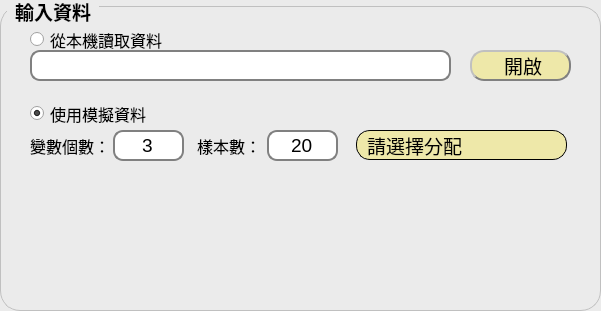
   <widget class="QGroupBox" name="groupBox">
    <property name="geometry">
     <rect>
      <x>10</x>
      <y>10</y>
      <width>601</width>
      <height>311</height>
     </rect>
    </property>
    <property name="palette">
     <palette>
      <active>
       <colorrole role="Button">
        <brush brushstyle="SolidPattern">
         <color alpha="255">
          <red>235</red>
          <green>235</green>
          <blue>235</blue>
         </color>
        </brush>
       </colorrole>
       <colorrole role="Base">
        <brush brushstyle="SolidPattern">
         <color alpha="255">
          <red>235</red>
          <green>235</green>
          <blue>235</blue>
         </color>
        </brush>
       </colorrole>
       <colorrole role="Window">
        <brush brushstyle="SolidPattern">
         <color alpha="255">
          <red>235</red>
          <green>235</green>
          <blue>235</blue>
         </color>
        </brush>
       </colorrole>
      </active>
      <inactive>
       <colorrole role="Button">
        <brush brushstyle="SolidPattern">
         <color alpha="255">
          <red>235</red>
          <green>235</green>
          <blue>235</blue>
         </color>
        </brush>
       </colorrole>
       <colorrole role="Base">
        <brush brushstyle="SolidPattern">
         <color alpha="255">
          <red>235</red>
          <green>235</green>
          <blue>235</blue>
         </color>
        </brush>
       </colorrole>
       <colorrole role="Window">
        <brush brushstyle="SolidPattern">
         <color alpha="255">
          <red>235</red>
          <green>235</green>
          <blue>235</blue>
         </color>
        </brush>
       </colorrole>
      </inactive>
      <disabled>
       <colorrole role="Button">
        <brush brushstyle="SolidPattern">
         <color alpha="255">
          <red>235</red>
          <green>235</green>
          <blue>235</blue>
         </color>
        </brush>
       </colorrole>
       <colorrole role="Base">
        <brush brushstyle="SolidPattern">
         <color alpha="255">
          <red>235</red>
          <green>235</green>
          <blue>235</blue>
         </color>
        </brush>
       </colorrole>
       <colorrole role="Window">
        <brush brushstyle="SolidPattern">
         <color alpha="255">
          <red>235</red>
          <green>235</green>
          <blue>235</blue>
         </color>
        </brush>
       </colorrole>
      </disabled>
     </palette>
    </property>
    <property name="font">
     <font>
      <pointsize>14</pointsize>
      <italic>false</italic>
      <bold>true</bold>
     </font>
    </property>
    <property name="styleSheet">
     <string notr="true">
QGroupBox {
    font: bold; 
	background-color: rgb(235, 235, 235);
    border: 1px solid silver;
    border-radius: 20px;
    margin-top: 6px;
}

QGroupBox::title {
    subcontrol-origin: margin;
    left: 7px;
    padding: 0px 5px 0px 5px;
}</string>
    </property>
    <property name="title">
     <string>輸入資料</string>
    </property>
    <widget class="QLineEdit" name="lineEdit_FromDataFile">
     <property name="geometry">
      <rect>
       <x>30</x>
       <y>50</y>
       <width>421</width>
       <height>31</height>
      </rect>
     </property>
     <property name="font">
      <font>
       <pointsize>10</pointsize>
      </font>
     </property>
     <property name="styleSheet">
      <string notr="true">QLineEdit{
	background-color: rgb(255, 255, 255);
	border: 2px solid gray;
	border-radius: 10px;
	padding: 0 8px;
	selection-background-color: darkgray;
}</string>
     </property>
    </widget>
    <widget class="QComboBox" name="comboBox_ChooseDist">
     <property name="geometry">
      <rect>
       <x>356</x>
       <y>130</y>
       <width>211</width>
       <height>30</height>
      </rect>
     </property>
     <property name="font">
      <font>
       <pointsize>14</pointsize>
       <italic>false</italic>
       <bold>false</bold>
      </font>
     </property>
     <property name="styleSheet">
      <string notr="true">/*  style for QcomboBox_ChooseDist */
#comboBox_ChooseDist{
	border: 1px solid ;
	border-radius:14px;
	padding-left: 10px;
	 background-color:  rgb(238, 232, 169);
		width: 197px;
	height: 30px;
	
}

/* style for drop down area */
#comboBox_ChooseDist::drop-down{
	border:0px;
	border-radius:14px;
}


/* style for drop down arrow */ 
#comboBox_ChooseDist::down-arrow{
	image: url(./MVN_GUI/down_7344919.png);
	width: 12px;
	height: 12px;
	margin-right: 15px;
}



/* style for QComboBox_ChooseDist after open select menu */ 
#comboBox_ChooseDist:on{
	border: 4px solid  #FFEECA;

}


/* style for list menu */
#comboBox_ChooseDist  QListView{
	font-size:20px;
	border: 1px solid rgb(0, 0, 0);
	padding: 5px;
	background-color:  rgb(238, 232, 169);
	outline: 0px;
	border-radius: 14px;
}



#comboBox_ChooseDist:hover{
       background-color:#EEB900;
        border-radius: 14px; 
 border: 2px groove gray;
 }

</string>
     </property>
     <property name="editable">
      <bool>false</bool>
     </property>
     <property name="maxVisibleItems">
      <number>8</number>
     </property>
     <property name="sizeAdjustPolicy">
      <enum>QComboBox::AdjustToContentsOnFirstShow</enum>
     </property>
     <property name="minimumContentsLength">
      <number>0</number>
     </property>
     <property name="iconSize">
      <size>
       <width>16</width>
       <height>16</height>
      </size>
     </property>
     <item>
      <property name="text">
       <string>請選擇分配</string>
      </property>
     </item>
     <item>
      <property name="text">
       <string>標準多變量常態分配</string>
      </property>
     </item>
     <item>
      <property name="text">
       <string>多變量 t(3) 分配</string>
      </property>
     </item>
     <item>
      <property name="text">
       <string>多變量 t(10) 分配</string>
      </property>
     </item>
    </widget>
    <widget class="QRadioButton" name="radioButton_ImportData">
     <property name="geometry">
      <rect>
       <x>30</x>
       <y>30</y>
       <width>161</width>
       <height>19</height>
      </rect>
     </property>
     <property name="font">
      <font>
       <pointsize>12</pointsize>
      </font>
     </property>
     <property name="text">
      <string>從本機讀取資料</string>
     </property>
     <property name="checked">
      <bool>false</bool>
     </property>
    </widget>
    <widget class="QPushButton" name="pushButton_OpenFileData">
     <property name="geometry">
      <rect>
       <x>470</x>
       <y>50</y>
       <width>101</width>
       <height>31</height>
      </rect>
     </property>
     <property name="font">
      <font>
       <pointsize>14</pointsize>
      </font>
     </property>
     <property name="styleSheet">
      <string notr="true">QPushButton{

background-color: rgb(238, 232, 169);
       
        border-radius: 14px;  border: 2px groove gray;
        border-style: outset;

}



QPushButton:hover{
       background-color:#EEB900;
        border-radius: 11px;  border: 2px groove gray;
        border-style: outset;
 }</string>
     </property>
     <property name="text">
      <string> 開啟</string>
     </property>
     <property name="icon">
      <iconset>
       <normaloff>folder_861250.png</normaloff>folder_861250.png</iconset>
     </property>
     <property name="iconSize">
      <size>
       <width>20</width>
       <height>20</height>
      </size>
     </property>
    </widget>
    <widget class="QRadioButton" name="radioButton_GenerateData">
     <property name="geometry">
      <rect>
       <x>30</x>
       <y>98</y>
       <width>151</width>
       <height>31</height>
      </rect>
     </property>
     <property name="font">
      <font>
       <pointsize>12</pointsize>
      </font>
     </property>
     <property name="text">
      <string>使用模擬資料</string>
     </property>
     <property name="checked">
      <bool>true</bool>
     </property>
    </widget>
    <widget class="QLineEdit" name="lineEdit_VariableDim">
     <property name="geometry">
      <rect>
       <x>113</x>
       <y>130</y>
       <width>71</width>
       <height>31</height>
      </rect>
     </property>
     <property name="font">
      <font>
       <pointsize>14</pointsize>
      </font>
     </property>
     <property name="autoFillBackground">
      <bool>false</bool>
     </property>
     <property name="styleSheet">
      <string notr="true">QLineEdit{
	background-color: rgb(255, 255, 255);
	border: 2px solid gray;
	border-radius: 10px;
	selection-background-color: darkgray;
}
</string>
     </property>
     <property name="text">
      <string>3</string>
     </property>
     <property name="alignment">
      <set>Qt::AlignCenter</set>
     </property>
    </widget>
    <widget class="QLineEdit" name="lineEdit_SampleSize">
     <property name="geometry">
      <rect>
       <x>267</x>
       <y>130</y>
       <width>71</width>
       <height>31</height>
      </rect>
     </property>
     <property name="sizePolicy">
      <sizepolicy hsizetype="Expanding" vsizetype="Fixed">
       <horstretch>0</horstretch>
       <verstretch>0</verstretch>
      </sizepolicy>
     </property>
     <property name="font">
      <font>
       <pointsize>14</pointsize>
      </font>
     </property>
     <property name="styleSheet">
      <string notr="true">QLineEdit{
	background-color: rgb(255, 255, 255);
	border: 2px solid gray;
	border-radius: 10px;
	selection-background-color: darkgray;
}</string>
     </property>
     <property name="text">
      <string>20</string>
     </property>
     <property name="alignment">
      <set>Qt::AlignCenter</set>
     </property>
    </widget>
    <widget class="QLabel" name="label_7">
     <property name="geometry">
      <rect>
       <x>197</x>
       <y>130</y>
       <width>71</width>
       <height>31</height>
      </rect>
     </property>
     <property name="font">
      <font>
       <pointsize>12</pointsize>
      </font>
     </property>
     <property name="text">
      <string>樣本數：</string>
     </property>
    </widget>
    <widget class="QLabel" name="label_2">
     <property name="geometry">
      <rect>
       <x>30</x>
       <y>130</y>
       <width>81</width>
       <height>31</height>
      </rect>
     </property>
     <property name="font">
      <font>
       <pointsize>12</pointsize>
      </font>
     </property>
     <property name="text">
      <string>變數個數：</string>
     </property>
    </widget>
   </widget>
